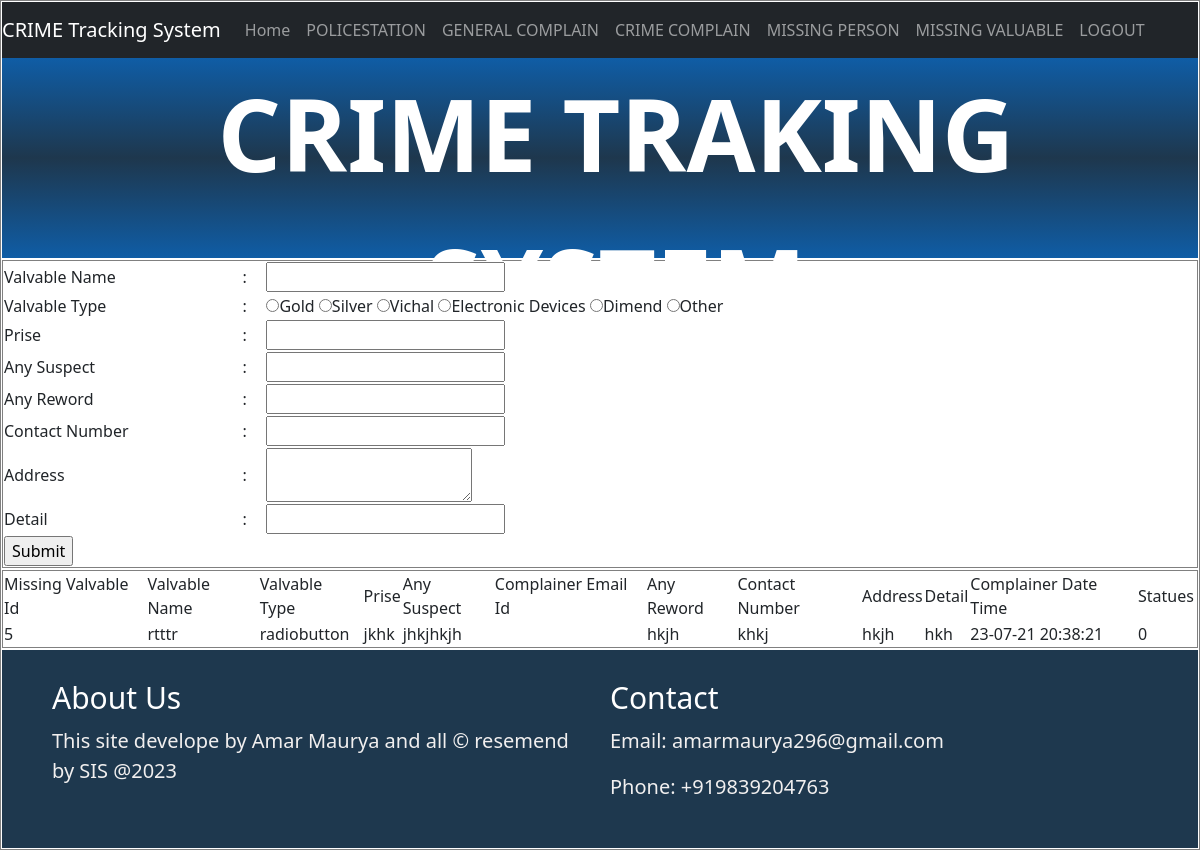
The page /Reg/MissingValvable.php on the database its author committed.
### tables this page shows
CREATE TABLE IF NOT EXISTS `mv` (
  `mv_Id` int(50) NOT NULL AUTO_INCREMENT,
  `valvablename` varchar(50) NOT NULL,
  `valvableType` varchar(50) NOT NULL,
  `price` varchar(50) NOT NULL,
  `anysuspect` varchar(50) NOT NULL,
  `complainer_emailid` varchar(50) NOT NULL,
  `any reword` varchar(50) NOT NULL,
  `contactno` varchar(50) NOT NULL,
  `address` varchar(255) NOT NULL,
  `detail` varchar(50) NOT NULL,
  `complainer date time` varchar(50) NOT NULL,
  `statues` varchar(50) NOT NULL,
  PRIMARY KEY (`mv_Id`)
);

### Reg/MissingValvable.php (the view, shortened to what this page needs)
<!DOCTYPE html PUBLIC "-//W3C//DTD XHTML 1.0 Transitional//EN" "http://www.w3.org/TR/xhtml1/DTD/xhtml1-transitional.dtd">
<html xmlns="http://www.w3.org/1999/xhtml">
<head>
</head>
<body>
<form id="form1" name="form1" method="post" action="" enctype="multipart/form-data">
  <table width="100%" border="" cellspacing="0">
    <tr>
      <td><?php include('header.php');?></td>
    <tr>
      <td><table width="100%" border="1" cellspacing="0">
        <tr>
          <td width="20%">Valvable Name</td>
          <td width="2%">:</td>
          <td width="78%"><label>
            <input name="t1" type="text" id="t1" />
          </label></td>
        </tr>
        <tr>
          <td>Valvable Type </td>
          <td>:</td>
          <td><label>
            <input name="t2" type="radio" value="gold" />Gold
            <input name="t2" type="radio" value="silver"/>Silver
            <input name="t2" type="radio" value="vichal" />Vichal
            <input name="t2" type="radio" value="Electronic Devices" />Electronic Devices
            <input name="t2" type="radio" value="dimend" />Dimend
            <input name="t2" type="radio" value="other" />Other
          </label></td>
        </tr>
        <tr>
          <td>Prise</td>
          <td>:</td>
          <td><label>
            <input name="t3" type="text" id="t3" />
          </label></td>
        </tr>
        <tr>
          <td>Any Suspect </td>
          <td>:</td>
          <td><label>
            <input name="t4" type="text" id="t4" />
          </label></td>
        </tr>
        <tr>
          <td>Any Reword </td>
          <td>:</td>
          <td><label>
            <input name="t6" type="text" id="t6" />
          </label></td>
        </tr>
        <tr>
          <td>Contact Number </td>
          <td>:</td>
          <td><label>
            <input name="t7" type="text" id="t7" />
          </label></td>
        </tr>
        <tr>
          <td>Address</td>
          <td>:</td>
          <td><textarea name="t8" id="t8"></textarea></td>
        </tr>
        <tr>
          <td>Detail</td>
          <td>:</td>
          <td><label>
            <input name="t9" type="text" id="t9" />
          </label></td>
        </tr>
        <tr>
          <td><label>
            <input name="S" type="submit" id="S" value="Submit" />
          </label></td>
          <td>&nbsp;</td>
          <td><?php
		  ?></td>
        </tr>
      </table></td>
    </tr>
    <tr>
	 <tr>
      <td><table width="100%" border="1" cellspacing="0">
        <tr>
          <td>Missing Valvable Id</td>
          <td>Valvable Name</td>
		  <td>Valvable Type</td>
		  <td>Prise</td>
		  <td>Any Suspect</td>
		  <td>Complainer Email Id</td>
		  <td>Any Reword</td>
		  <td>Contact Number</td>
		  <td>Address</td>
		  <td>Detail</td>
		  <td>Complainer Date Time</td>
		  <td>Statues</td>
		  <td>
          <?php
	  	$ss=mysql_query("select * from mv");
		while($c=mysql_fetch_array($ss))
		{
			echo"<tr>
        <td>$c[0]</td>
        <td>$c[1]</td>
        <td>$c[2]</td>
        <td>$c[3]</td>
	    <td>$c[4]</td>
	    <td>$c[5]</td>
		<td>$c[6]</td>
	    <td>$c[7]</td>
		<td>$c[8]</td>
    	<td>$c[9]</td>
		<td>$c[10]</td>
		<td>$c[11]</td>
      </tr>";
		}
	  ?>
		  </td>
        </tr>
      </table>
	  </td>
    </tr>
      <td><?php include('footer.php');?></td>
    </tr>
</body>
</html>

### rows shown on the page
mv: mv_Id "5", valvablename "rtttr", valvableType "radiobutton", price "jkhk", anysuspect "jhkjhkjh", any reword "hkjh", contactno "khkj", address "hkjh", detail "hkh", complainer date time "23-07-21 20:38:21", statues "0"
